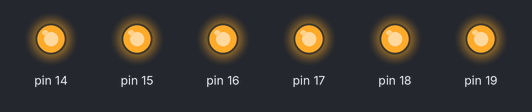
The sketch below on a simulated Arduino Uno, built with avr-gcc and run on an emulated ATmega328P. Parts: output pins drawn as LEDs (lit = HIGH).

Above: at 0.5 s.
At 3.5 s:
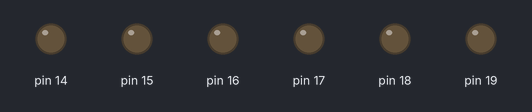
Timing chart, 0 to 4.6 s (numbered marks = the images above):
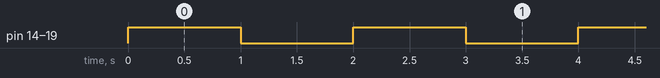

Measured:
- by itself, pin 14–19: alternates HIGH for 1.0 s and LOW for 1.0 s

The sketch:

Lab8_1.ino
```cpp
/*
Controll 8 LED's from PORTC using bytes
Make them blink
*/

byte b1 = B11111111;
byte b2 = B00000000;

void setup() {
  DDRC = B11111111;
}

void loop() {
PORTC = b1;
delay(1000);
PORTC = b2;
delay(1000);
}
```
